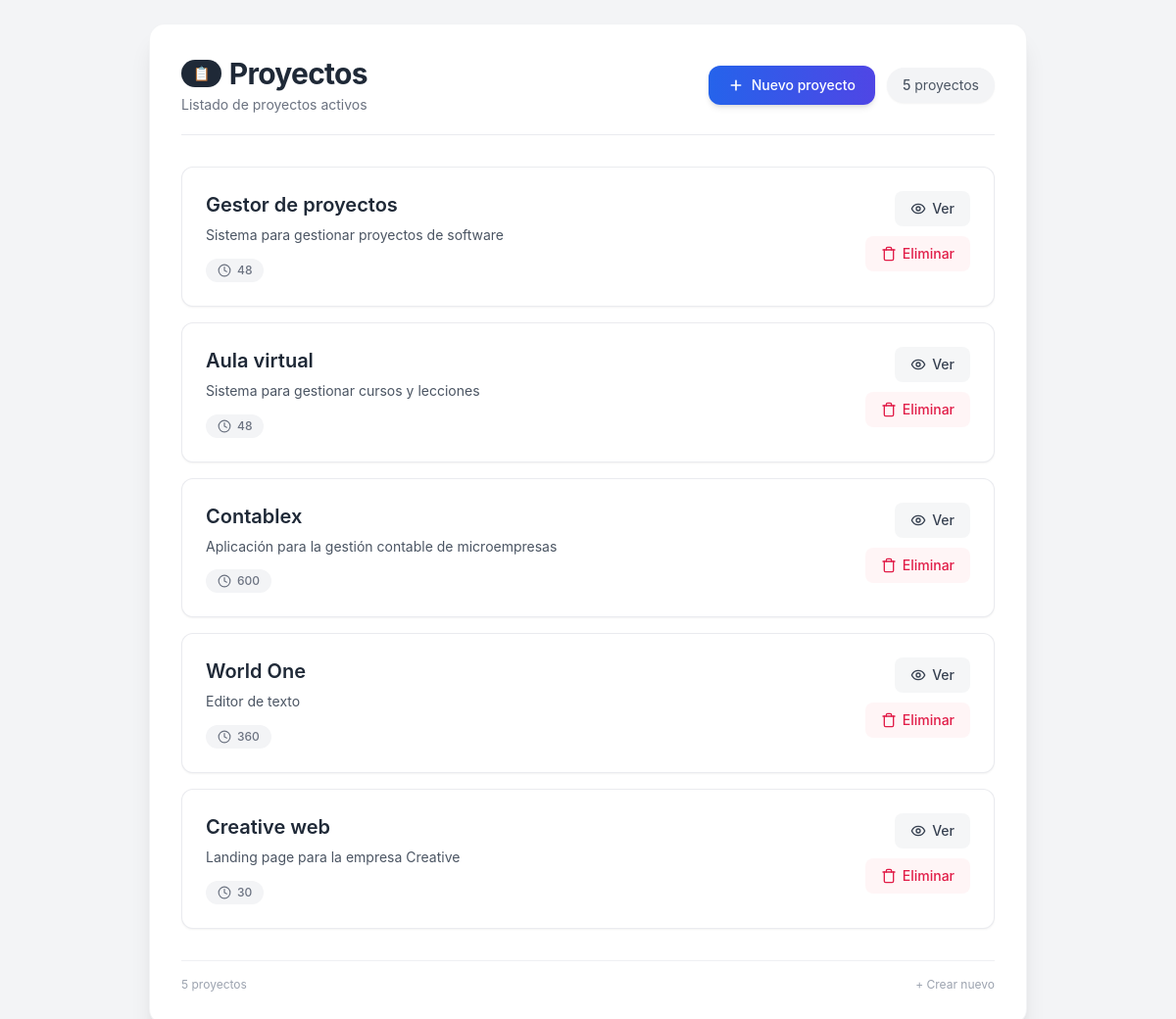
The page /proyectos/ on the database as committed earlier.
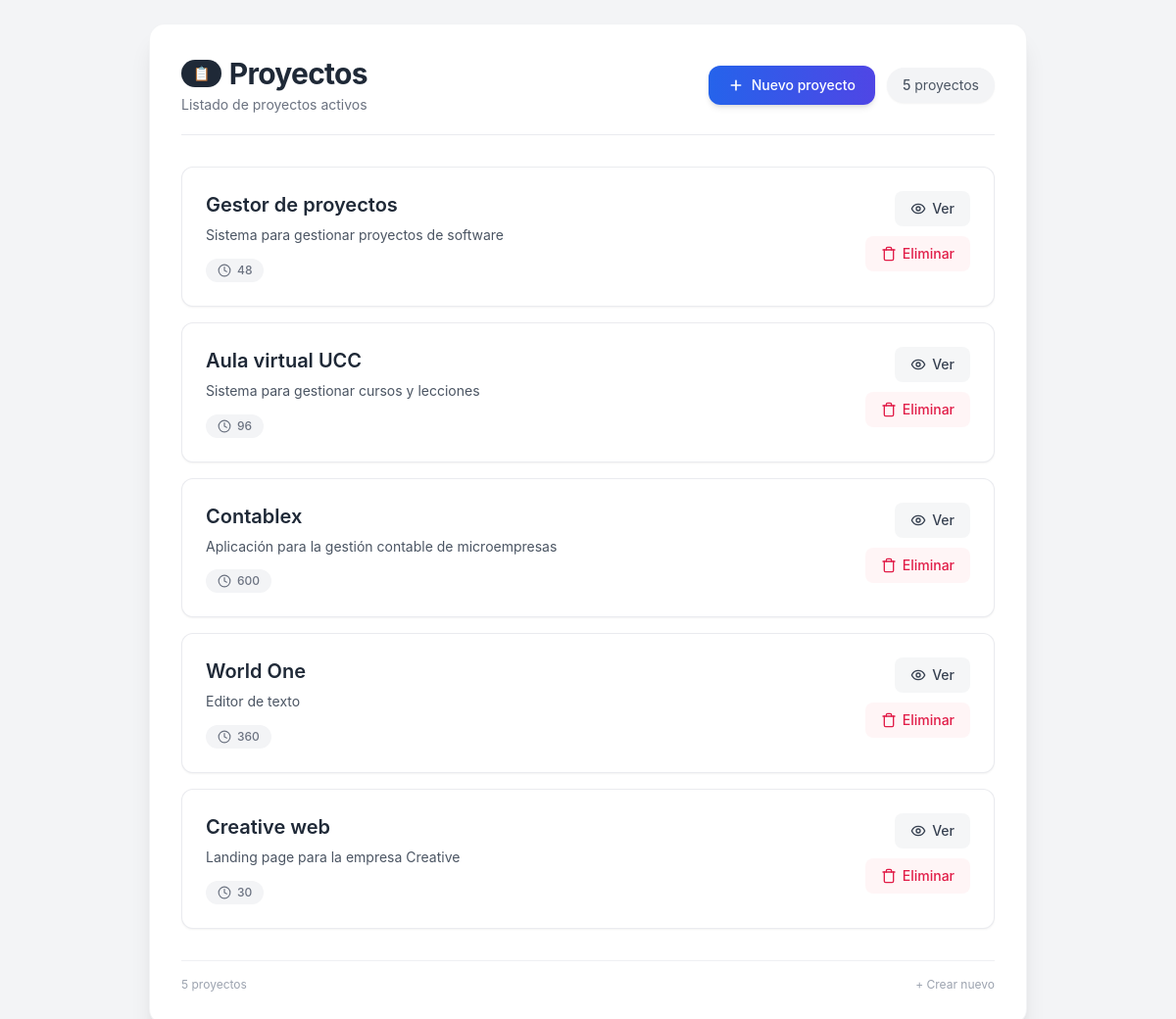
The same page on the database as committed later.
### gestor/models.py (models this page shows)
class Proyecto(models.Model):
  nombre = models.CharField(max_length=100)
  descripcion = models.TextField()
  duracion = models.IntegerField()

### gestor/views.py (the view)
# urls.py: path('proyectos/', views.proyectos, name='proyectos'),
def proyectos(request):
  proyectos = Proyecto.objects.all()
  return render(request, 'proyectos.html', {'proyectos': proyectos})

### gestor/templates/proyectos.html (shortened to what the changed rows need)
<!DOCTYPE html>
<html lang="es">
<head>
    <script src="https://cdn.tailwindcss.com"></script>
</head>
<body class="bg-gray-100 antialiased text-slate-700 min-h-screen flex items-center justify-center p-4 md:p-6">
    <main class="max-w-4xl mx-auto bg-white rounded-2xl shadow-xl p-6 md:p-8 border border-gray-200/50 w-full">
        <div class="flex flex-wrap items-center justify-between gap-4 mb-8 border-b border-gray-200/80 pb-5">
            <div>
                <h1 class="text-3xl font-bold text-gray-800 flex items-center gap-2 tracking-tight">
                    <span class="bg-gray-800 text-white text-sm font-medium px-3 py-1 rounded-full">📋</span>
                    Proyectos
                </h1>
            </div>
        </div>
        {% if proyectos %}
            <ul class="space-y-4" role="list">
                {% for proyecto in proyectos %}
                <li class="proyecto-card bg-white border border-gray-200/80 rounded-xl p-5 md:p-6 shadow-sm transition-all hover:shadow-lg">
                    <div class="flex flex-col md:flex-row md:items-start gap-3 md:gap-6">
                        <div class="flex-1 min-w-0">
                            <h2 class="text-xl font-semibold text-gray-800 truncate">{{ proyecto.nombre }}</h2>
                            <p class="text-gray-600 text-sm mt-1.5 leading-relaxed">
                                {{ proyecto.descripcion|default:"Sin descripción" }}
                            </p>
                            <div class="flex flex-wrap items-center gap-x-4 gap-y-1 mt-3 text-xs font-medium text-gray-500">
                                <span class="inline-flex items-center gap-1.5 bg-gray-100 px-3 py-1 rounded-full">
                                    <svg class="w-3.5 h-3.5" fill="none" stroke="currentColor" stroke-width="2" viewBox="0 0 24 24" stroke-linecap="round" stroke-linejoin="round"><circle cx="12" cy="12" r="10"/><polyline points="12 6 12 12 16 14"/></svg>
                                    {{ proyecto.duracion|default:"—" }}
                                </span>
                            </div>
                        </div>
                        <div class="flex flex-row md:flex-col items-center md:items-end gap-2 md:gap-2.5 mt-2 md:mt-0 shrink-0">
                            <a href="{% url 'proyecto_detalle' proyecto.id %}"
                            class="enlace-accion w-full md:w-auto inline-flex items-center justify-center gap-1.5 px-4 py-2 text-sm font-medium text-gray-700 bg-gray-100/80 hover:bg-gray-200/80 rounded-lg transition-colors">
                                <svg class="w-4 h-4" fill="none" stroke="currentColor" stroke-width="2" viewBox="0 0 24 24" stroke-linecap="round" stroke-linejoin="round"><path d="M2 12s3-7 10-7 10 7 10 7-3 7-10 7-10-7-10-7z"/><circle cx="12" cy="12" r="3"/></svg>
                                Ver
                            </a>
                            <a href="{% url 'eliminar_proyecto' proyecto.id %}"
                                onclick="return confirm('¿Está seguro de eliminar el proyecto?')"
                                class="enlace-accion w-full md:w-auto inline-flex items-center justify-center gap-1.5 px-4 py-2 text-sm font-medium text-rose-600 bg-rose-50/70 hover:bg-rose-100/80 rounded-lg transition-colors">
                                <svg class="w-4 h-4" fill="none" stroke="currentColor" stroke-width="2" viewBox="0 0 24 24" stroke-linecap="round" stroke-linejoin="round"><polyline points="3 6 5 6 21 6"/><path d="M19 6v14a2 2 0 0 1-2 2H7a2 2 0 0 1-2-2V6m3 0V4a2 2 0 0 1 2-2h4a2 2 0 0 1 2 2v2"/></svg>
                                Eliminar
                            </a>
                        </div>
                    </div>
                </li>
                {% endfor %}
            </ul>
        {% endif %}
    </main>
</body>
</html>

Rows that differ between the two databases and show on the page:
changed Proyecto "Sistema para gestionar cursos y lecciones": nombre "Aula virtual" → "Aula virtual UCC"; duracion "48" → "96"
